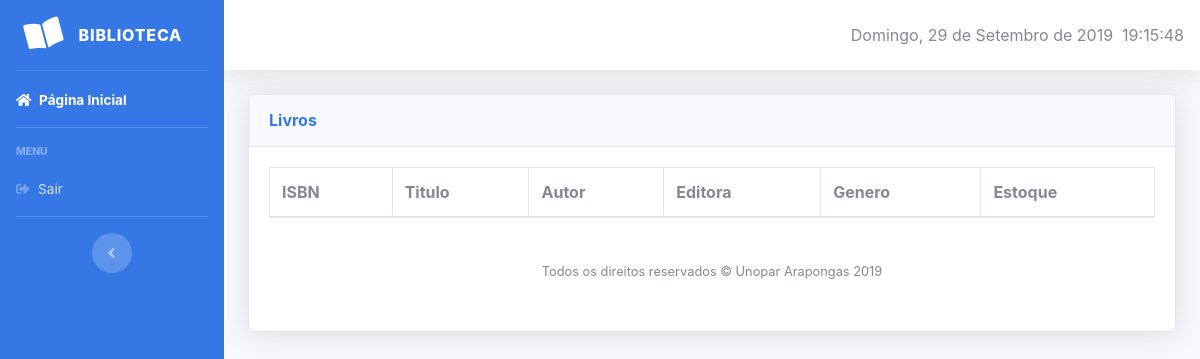
/view/aluno_view.php, run on an earlier commit of the app's database.
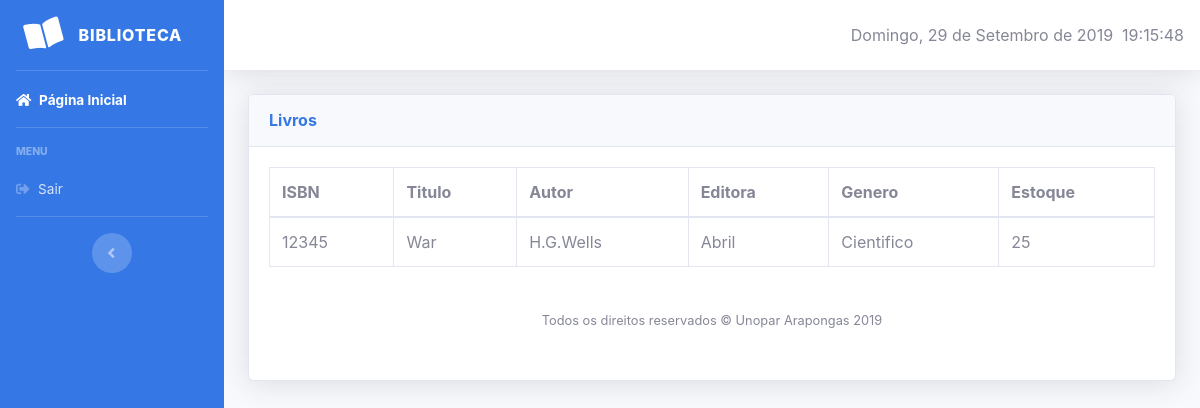
And on a later commit of the database.
### tables this page shows
CREATE TABLE `livros` (
  `id_livro` int(5) NOT NULL,
  `isbn` varchar(20) NOT NULL,
  `titulo_livro` varchar(50) NOT NULL,
  `id_autor` int(5) NOT NULL,
  `id_editora` int(5) NOT NULL,
  `id_genero` int(5) NOT NULL,
  `qtd_disponivel` int(5) NOT NULL
);

CREATE TABLE `autor` (
  `id_autor` int(5) NOT NULL,
  `nome_autor` varchar(20) NOT NULL
);

CREATE TABLE `editora` (
  `id_editora` int(5) NOT NULL,
  `nome_editora` varchar(25) NOT NULL
);

CREATE TABLE `genero` (
  `id_genero` int(5) NOT NULL,
  `desc_genero` varchar(20) NOT NULL
);

### view/aluno_view.php (the view, shortened to what this page needs)
<?php include "../control/conexao_banco.php"; ?>
<!DOCTYPE html>
<html lang="en">
<head>
    <link href="../vendor/fontawesome-free/css/all.min.css" rel="stylesheet" type="text/css">
    <link href="../css/sb-admin-2.min.css" rel="stylesheet">
    <link href="../vendor/datatables/dataTables.bootstrap4.min.css" rel="stylesheet">
</head>
<body id="page-top">
    <div id="wrapper">
        <ul class="navbar-nav sidebar sidebar-dark accordion" id="accordionSidebar" style="background-color: #3578E5">
            <a class="sidebar-brand d-flex align-items-center justify-content-center" href="aluno_view.php">
                <div class="sidebar-brand-icon rotate-n-15">
                    <i class="fas fa-book-open"></i>
                </div>
                <div class="sidebar-brand-text mx-3">Biblioteca</div>
            </a>
            <hr class="sidebar-divider my-0">
            <li class="nav-item active">
                <a class="nav-link" href="aluno_view.php">
                    <i class="fas fa-home"></i>
                    <span>Página Inicial</span></a>
            </li>
            <hr class="sidebar-divider">
            <div class="sidebar-heading">
                Menu
            </div>
            <li class="nav-item">
                <a class="nav-link" href="../sair.php">
                    <i class="fas fa-sign-out-alt"></i>
                    <span>Sair</span></a>
            </li>
            <hr class="sidebar-divider d-none d-md-block">
            <div class="text-center d-none d-md-inline">
                <button class="rounded-circle border-0" id="sidebarToggle"></button>
            </div>
        </ul>
        <div id="content-wrapper" class="d-flex flex-column">
            <div id="content">
                <nav class="navbar navbar-expand navbar-light bg-white topbar mb-4 static-top shadow">
                    <div id="demo"></div>
                </nav>
                <div class="container-fluid">
                    <div class="card shadow mb-4">
                        <div class="card-header py-3">
                            <h6 class="m-0 font-weight-bold" style="color: #3578E5;">Livros</h6>
                        </div>
                        <div class="card-body">
                            <div class="table-responsive">
                                <table class="table table-bordered" id="dataTable" width="100%" cellspacing="0">
                                    <thead>
                                        <tr>
                                            <th>ISBN</th>
                                            <th>Titulo</th>
                                            <th>Autor</th>
                                            <th>Editora</th>
                                            <th>Genero</th>
                                            <th>Estoque</th>
                                        </tr>
                                    </thead>
                                    <tbody>
                                        <?php
                    $sql=mysqli_query($conexao, "SELECT * FROM livros JOIN genero ON livros.id_genero = genero.id_genero JOIN editora ON livros.id_editora = editora.id_editora JOIN autor ON livros.id_autor = autor.id_autor WHERE livros.id_livro <> 0");
                    while($row = mysqli_fetch_array($sql)){ ?>
                                        <tr>
                                            <td><?php echo $row['isbn'];?></td>
                                            <td><?php echo $row['titulo_livro'];?></td>
                                            <td><?php echo $row['nome_autor'];?></td>
                                            <td><?php echo $row['nome_editora'];?></td>
                                            <td><?php echo $row['desc_genero'];?></td>
                                            <td class="edit" data-show="quantidade"><?php echo $row['qtd_disponivel'];?>
                                            </td>
                                        </tr>
                            </div>
                        </div>
                    </div>
                    <?php } ?>
                    </tbody>
                    </table>
                </div>
                <footer class="sticky-footer bg-white">
                    <div class="container my-auto">
                        <div class="copyright text-center my-auto">
                            <span>Todos os direitos reservados &copy; Unopar Arapongas 2019</span>
                        </div>
                    </div>
                </footer>
            </div>
        </div>
</body>
</html>

What changed in the data, as far as the page shows it:
added livros: isbn "12345", titulo_livro "War", id_autor.nome_autor "H.G.Wells", id_editora.nome_editora "Abril", id_genero.desc_genero "Cientifico", qtd_disponivel "25"
